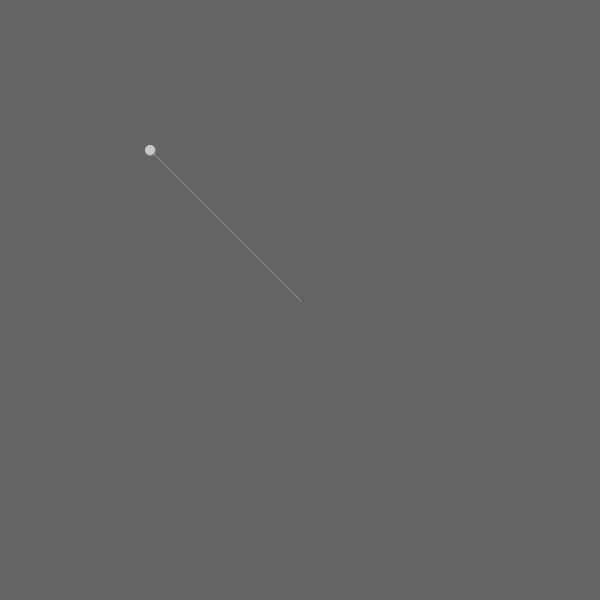
Frame 1 (no input)
Frame 60 (the mouse pressed at the canvas centre just before this capture): identical to frame 1, image omitted
Frame 120 (the mouse held since frame 60 and released just before this capture): blank canvas, image omitted

The Processing sketch that drew this single still picture (run headless with seeded random() and noise(); from frame 60 on, the mouse is pressed at the canvas centre):

// Processing sketch: Example_01_04
// ── Example_01_04.pde
PVector mouse;
PVector centre;

void setup() {
  pixelDensity(displayDensity());
  size(600, 600);
  centre = new PVector(width/2, height/2);
}

void draw() {
  background(100);
  mouse = new PVector(mouseX, mouseY);
  mouse.sub(centre);
  mouse.mult(0.5);
  translate(width/2, height/2);
  stroke(200,100);
  line(0, 0, mouse.x, mouse.y);
  rectMode(CENTER);
  fill(200);
  ellipse(mouse.x, mouse.y, 10, 10);
}
